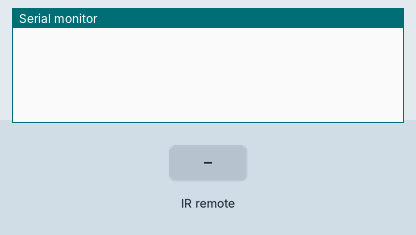
Bench run of a sketch on a simulated Arduino Uno, built with avr-gcc and run on an emulated ATmega328P. Parts: the last lines printed to the serial monitor. The inputs (shaded band) are chosen by the test bench.

Above: at 1.2 s.
1.3 s: infrared code 0x20DF40BF received
At 2.1 s:
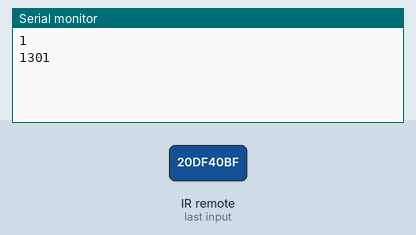
2.8 s: infrared code 0x20DFC03F received
At 3.8 s:
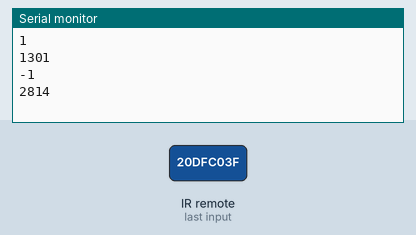
4.3 s: infrared code 0xFFFFFFFF received
At 5.4 s:
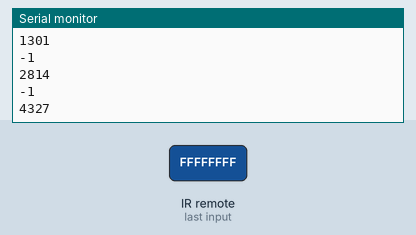
Timing chart, 0 to 7.3 s (numbered marks = the images above; inputs shaded):
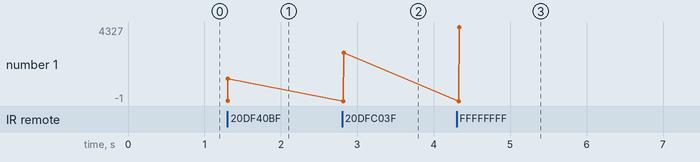

Measured:
- after the input at 1.3 s, the serial monitor: prints a new line at once (image 1)
- after the input at 2.8 s, the serial monitor: prints a new line at once (image 2)
- after the input at 4.3 s, the serial monitor: prints a new line at once (image 3)
- plotted number 1: 1301 → 2814 after the input at 2.8 s, 2814 → 4327 after the input at 4.3 s

The sketch:

microAllUpTest.ino
```cpp
#include <IRremote.h>

const int IRpin = 8;
const int UCpin = 2;
const int DCpin = 4;
const int MUTEpin = 6;

const unsigned long volUP = 551502015;
const unsigned long volDOWN = 551534655;
const unsigned long HOLD = 4294967295;

int state = 0;  // -1 for decreasing volume, 1 for increasing
unsigned long tstamp;


IRrecv irrecv(IRpin);

decode_results results;

void setup()
{
  Serial.begin(9600);

  pinMode(UCpin, OUTPUT);
  pinMode(UCpin, LOW);

  pinMode(DCpin, OUTPUT);
  pinMode(DCpin, LOW);

  pinMode(MUTEpin, OUTPUT);
  pinMode(MUTEpin, LOW);

  irrecv.enableIRIn(); // Start the receiver


}


void loop() {
    if (irrecv.decode(&results)) {

    state = getState(results.value);
    Serial.println(state);
    Serial.println(millis());

    switch (state){
      case 1:
        incVolume();
      break;

      case -1:
        decVolume();
      break;

    }


    irrecv.resume(); // Receive the next value
  }

  delay(50);


}


int getState(unsigned long result){

//    Serial.println(result);
    switch (result){
      case volUP:
        state = 1;
      break;

      case volDOWN:
        state = -1;
      break;

      case HOLD:
        if (state == 1){
          state = 1;
        }
        if (state == -1){
          state = -1;
        }
      break;

    }

    return state;

}


void incVolume(){
  digitalWrite(UCpin, HIGH);
  delay(10);
  digitalWrite(UCpin, LOW);
}


void decVolume(){
  digitalWrite(DCpin, HIGH);
  delay(10);
  digitalWrite(DCpin, LOW);

}

void muteVolume(){
  digitalWrite(MUTEpin, HIGH);
  delay(10);
  digitalWrite(MUTEpin, LOW);
}
```
